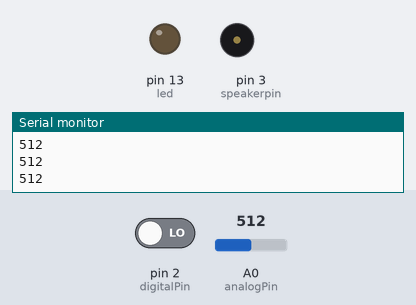
Simulated run of this sketch. Board: Arduino Uno, built with avr-gcc and run on an emulated ATmega328P. Shown: output pins drawn as LEDs (lit = HIGH), buzzer (waves = sounding), the last lines printed to the serial monitor. The test bench sets the inputs (shaded band); at power-on: pin 2 (digitalPin) LOW, A0 (analogPin) = 512.

Above: at 1.2 s.
1.3 s: pin 2 (digitalPin) driven HIGH
At 2.6 s:
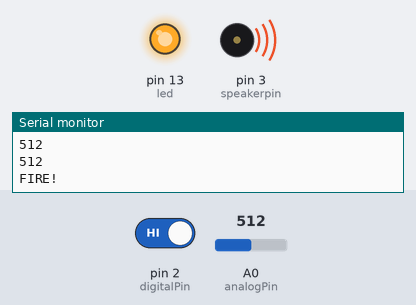
At 3.35 s:
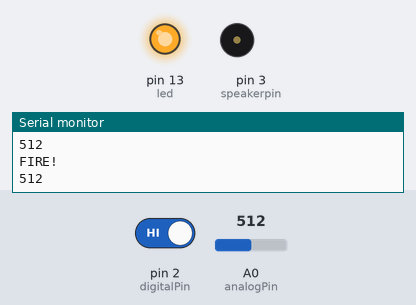
Timing chart, 0 to 10.3 s (numbered marks = the images above; inputs shaded):
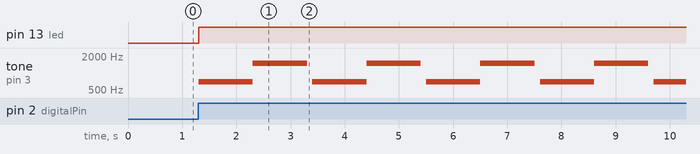

The sketch:

test01.ino
```cpp
int led = 13; // initializing pin 13 as the LED pin
int digitalPin = 2; // initializing pin 2 as KY-026 digital interface
int speakerpin = 3;
int analogPin = A0; // initializing pin A0 as KY-026 analog interface
int digitalVal; // state of digital readings
int analogVal; // state of analog readings


void setup()
{
  pinMode(led, OUTPUT);
  pinMode(digitalPin, INPUT);
  //pinMode(analogPin, OUTPUT);
  Serial.begin(9600);
}

void loop()
{
  // Read the digital interface
  digitalVal = digitalRead(digitalPin);
  if(digitalVal == HIGH) // if flame is detected
  {
    Serial.println("FIRE!");
    digitalWrite(led, HIGH); // turn ON Arduino's LED if a flame is detected
    tone(speakerpin,700,1000);
    delay(1000);
    tone(speakerpin,1500,1000);
    delay(1000);
  }
  else
  {
    digitalWrite(led, LOW); // otherwise turn OFF Arduino's LED
  }

  // Read the analog interface
  analogVal = analogRead(analogPin);
  Serial.println(analogVal); // print analog value to serial

  delay(100);
}
```

Measured:
- after the input at 1.3 s, pin 13 (led): LOW → HIGH at once; tone on pin 3 (speakerpin): silent → 700 Hz at once, then repeats every 2.1 s: 1500 Hz 1.0 s, silent 0.10 s, 700 Hz 1.0 s
